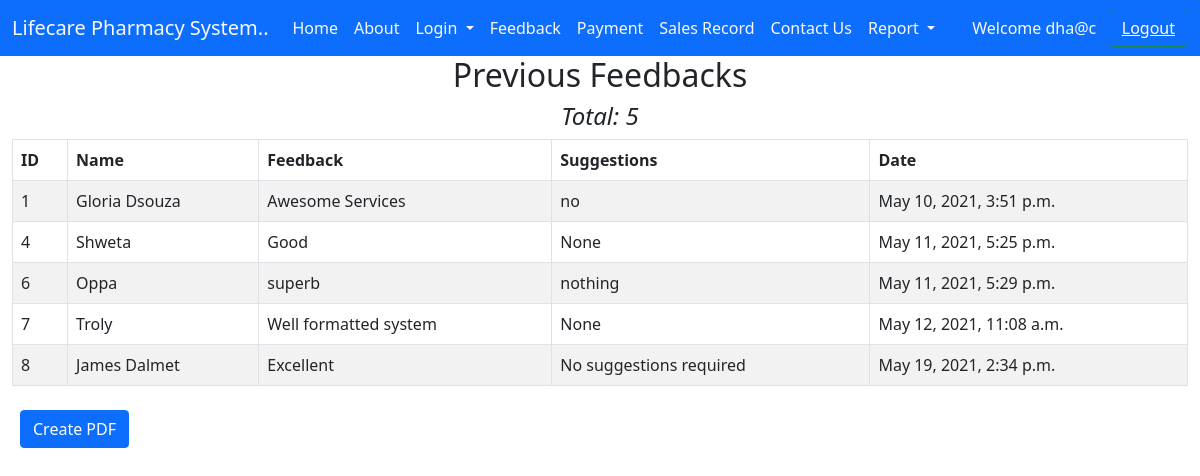
The page /FReport (signed in) on the database its author committed.
### Home/models.py (models this page shows)
class Feedback(models.Model):
    name = models.CharField(max_length=250)
    feedback = models.CharField(max_length=250)
    suggestions = models.TextField()
    added_on =models.DateTimeField(auto_now_add=True)
    def __str__(self):
        return self.name

### Home/views.py (the view)
# urls.py: path('FReport',views.FReport, name='FReport'),
def FReport(request):
    home = Feedback.objects.all()
    return render(request,"FReport.html", {'messages': home,"messages":home})

### templates/FReport.html (shortened to what this page needs)
{% extends 'base.html' %}
{% block body %}
<div class="container-fluid">
    <div class="row">
        <div class="col-md-12">
            <h2 class="text-center">Previous Feedbacks</h2>
            <h4 class="text-center"><em>Total: {{messages|length}}</em></h4>
            <table class="table table-bordered table-striped table-hover">
                <thead class="thead-dark">
                    <tr>
                        <th>ID</th>
                        <th>Name</th>
                        <th>Feedback</th>
                        <th>Suggestions</th>
                        <th>Date</th>
                    </tr>
                </thead>
                <tbody>
                    {% for msg in messages %}
                        <tr>
                            <td>{{msg.id}}</td>
                            <td>{{msg.name}}</td>
                            <td>{{msg.feedback}}</td>
                            <td>{{msg.suggestions}}</td>
                            <td>{{msg.added_on}}</td>
                        </tr>
                    {% endfor%}
                </tbody>
            </table>
             <a class="btn btn-primary m-2" href="/feedpdf_report">Create PDF</a>
        </div>
    </div>
</div>
{% endblock body %}

### rows shown on the page
Feedback: id "1", name "Gloria Dsouza", feedback "Awesome Services", suggestions "no", added_on "May 10, 2021, 3:51 p.m."
Feedback: id "4", name "Shweta", feedback "Good", suggestions "None", added_on "May 11, 2021, 5:25 p.m."
Feedback: id "6", name "Oppa", feedback "superb", suggestions "nothing", added_on "May 11, 2021, 5:29 p.m."
Feedback: id "7", name "Troly", feedback "Well formatted system", suggestions "None", added_on "May 12, 2021, 11:08 a.m."
Feedback: id "8", name "James Dalmet", feedback "Excellent", suggestions "No suggestions required", added_on "May 19, 2021, 2:34 p.m."

### other values the page prints
{{ request.session.email }} "dha@c"
{{ messages|length }} "5"
